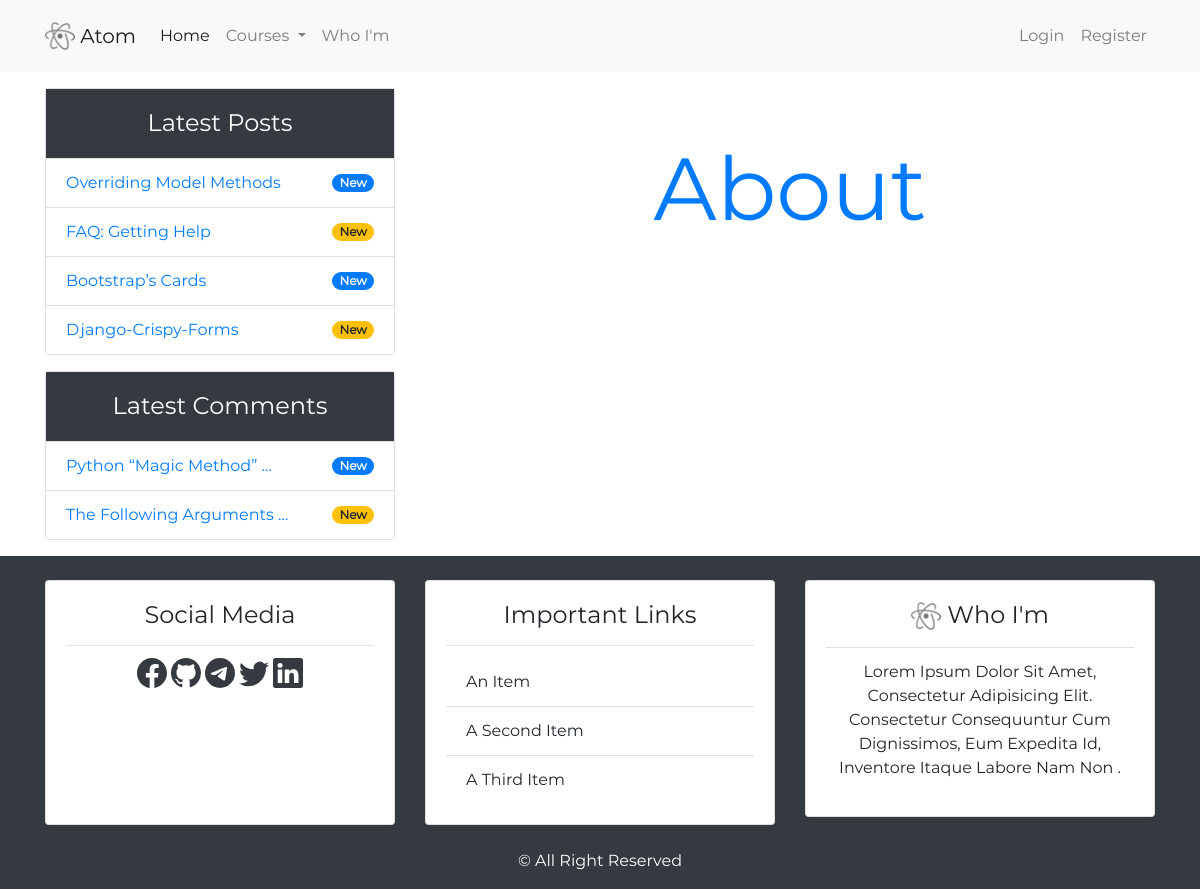
Before: /about with the older database file.
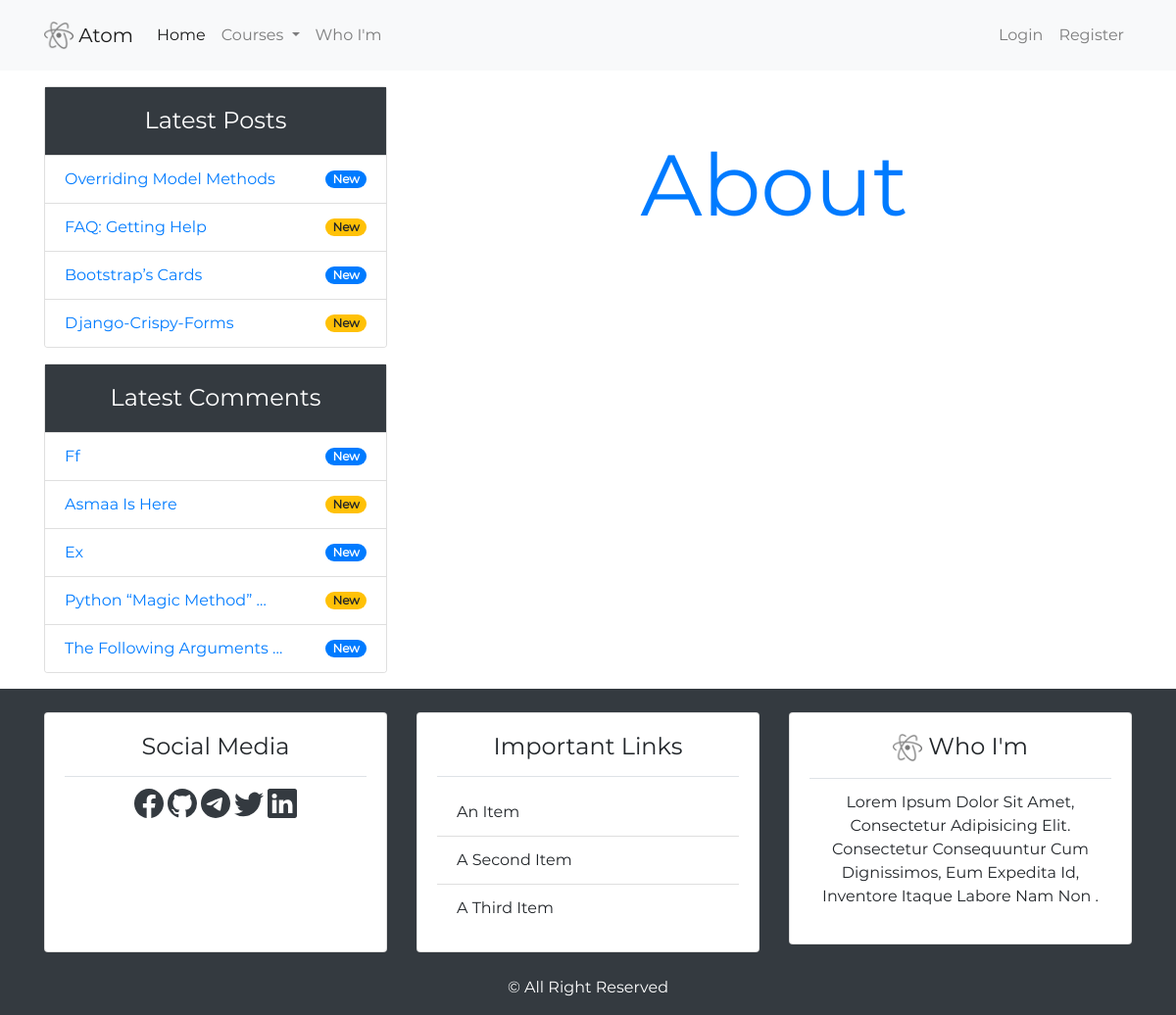
After: the same page with the newer database file.
### blog_app/models.py (models this page shows, shortened)
class Post(models.Model):
    title = models.CharField(max_length=100)
    author = models.ForeignKey(User, on_delete=models.CASCADE)
    date_create = models.DateTimeField(default=timezone.now)
    date_update = models.DateTimeField(auto_now=True)
    content = models.TextField()
    class Meta:
        ordering = ('-date_update',)

class Comment(models.Model):
    name = models.CharField(max_length=50)
    email = models.EmailField()
    date = models.DateTimeField(auto_now_add=True)
    content = models.TextField(verbose_name='comment')
    active = models.BooleanField(default=False)
    post = models.ForeignKey(Post, on_delete=models.CASCADE, related_name='comment')
    class Meta:
        ordering = ('-date',)

### blog_app/views.py (the view)
# urls.py: path('about', views.about, name='about'),
def about(request):
	return render(request, 'blog_app/about.html')

### blog_app/templatetags/post_tag.py (called while the page is built)
@register.inclusion_tag('blog_app/latest_posts.html')
def latest_posts():
    data = {
        'latest_posts': Post.objects.all()[:5],
    }
    return data

@register.inclusion_tag('blog_app/latest_comments.html')
def latest_comments():
    data = {
        'latest_comments': Comment.objects.filter(active=True)[:5],
    }
    return data

### blog_app/templates/blog_app/about.html
{% extends 'base.html' %}{% load static %}
{% block content %}
    <div class="container">
        <h3 class="my-5 display-2 text-center text-primary">about</h3>
    </div>
{% endblock content %}

### blog_app/templates/blog_app/latest_posts.html
{% if latest_posts %}
    {% for post in latest_posts %}
        <li class="list-group-item d-flex justify-content-between"><a href="{% url 'blog_app:post_details' post.id %}" class="">{{ post.title }} </a> <small class="badge {% cycle 'badge-primary' 'badge-warning' %} badge-pill align-self-center">new</small></li>
    {% endfor %}
{% else %}
    <li class="list-group-item">no posts yet</li>
{% endif %}

### blog_app/templates/blog_app/latest_comments.html
{% if latest_comments %}
    {% for comment in latest_comments %}
        <li class="list-group-item d-flex justify-content-between"><a href="{% url 'blog_app:post_details' comment.post.id %}" class="">{{ comment.content|truncatewords:3 }}</a> <small class="badge {% cycle 'badge-primary' 'badge-warning' %} badge-pill align-self-center">new</small></li>
    {% endfor %}
{% else %}
    <li class="list-group-item">no comments yet</li>
{% endif %}

Changed rows visible on the page:
added Comment: content "Ff"
added Comment: content "Asmaa Is Here"
added Comment: content "Ex"
